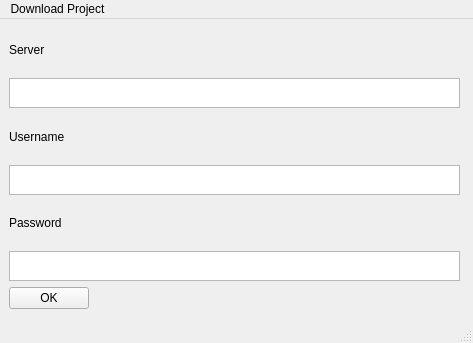
<?xml version="1.0" encoding="UTF-8"?>
<ui version="4.0">
 <class>MainWindow</class>
 <widget class="QMainWindow" name="MainWindow">
  <property name="geometry">
   <rect>
    <x>0</x>
    <y>0</y>
    <width>473</width>
    <height>343</height>
   </rect>
  </property>
  <property name="windowTitle">
   <string>MainWindow</string>
  </property>
  <widget class="QWidget" name="centralwidget">
   <widget class="QWidget" name="verticalLayoutWidget">
    <property name="geometry">
     <rect>
      <x>9</x>
      <y>9</y>
      <width>451</width>
      <height>281</height>
     </rect>
    </property>
    <layout class="QVBoxLayout" name="verticalLayout">
     <item>
      <widget class="QLabel" name="label_3">
       <property name="text">
        <string>Server</string>
       </property>
      </widget>
     </item>
     <item>
      <widget class="QTextEdit" name="server">
       <property name="maximumSize">
        <size>
         <width>16777215</width>
         <height>30</height>
        </size>
       </property>
      </widget>
     </item>
     <item>
      <widget class="QLabel" name="label_2">
       <property name="text">
        <string>Username</string>
       </property>
      </widget>
     </item>
     <item>
      <widget class="QTextEdit" name="username">
       <property name="maximumSize">
        <size>
         <width>16777215</width>
         <height>30</height>
        </size>
       </property>
      </widget>
     </item>
     <item>
      <widget class="QLabel" name="label">
       <property name="text">
        <string>Password</string>
       </property>
      </widget>
     </item>
     <item>
      <widget class="QTextEdit" name="password">
       <property name="maximumSize">
        <size>
         <width>16777215</width>
         <height>30</height>
        </size>
       </property>
       <property name="autoFillBackground">
        <bool>false</bool>
       </property>
      </widget>
     </item>
     <item>
      <layout class="QHBoxLayout" name="horizontalLayout">
       <item>
        <widget class="QPushButton" name="ok_button">
         <property name="text">
          <string>OK</string>
         </property>
        </widget>
       </item>
       <item>
        <spacer name="horizontalSpacer">
         <property name="orientation">
          <enum>Qt::Horizontal</enum>
         </property>
         <property name="sizeHint" stdset="0">
          <size>
           <width>40</width>
           <height>20</height>
          </size>
         </property>
        </spacer>
       </item>
      </layout>
     </item>
    </layout>
   </widget>
  </widget>
  <widget class="QMenuBar" name="menubar">
   <property name="geometry">
    <rect>
     <x>0</x>
     <y>0</y>
     <width>473</width>
     <height>24</height>
    </rect>
   </property>
   <widget class="QMenu" name="menuDownload_Project">
    <property name="title">
     <string>Download Project</string>
    </property>
   </widget>
   <addaction name="menuDownload_Project"/>
  </widget>
  <widget class="QStatusBar" name="statusbar"/>
 </widget>
 <resources/>
 <connections/>
</ui>
